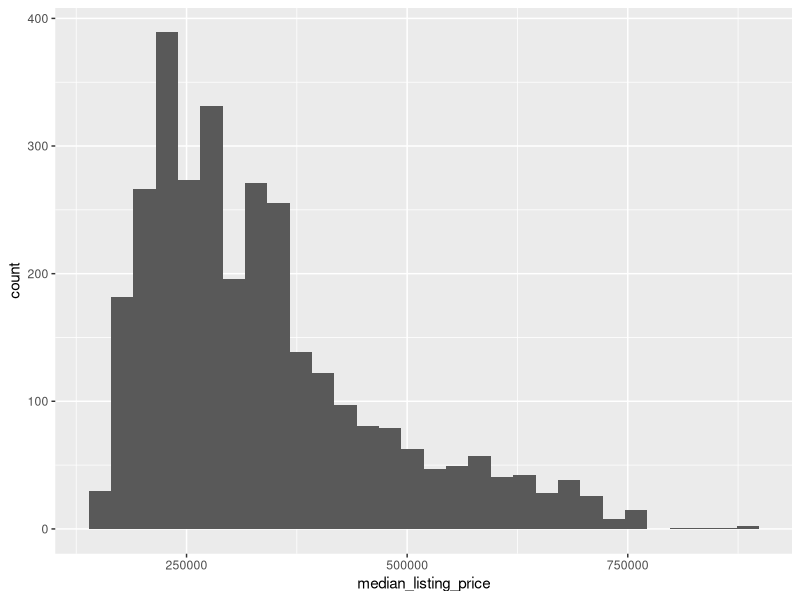
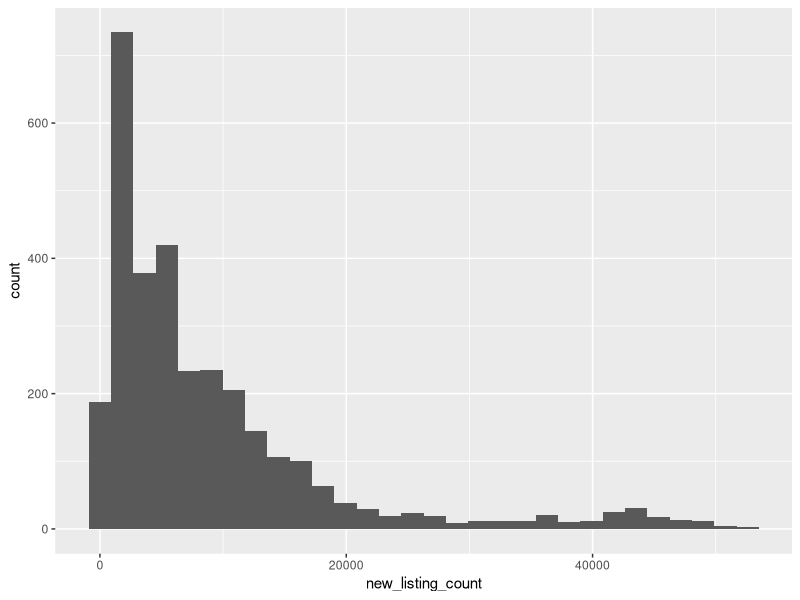
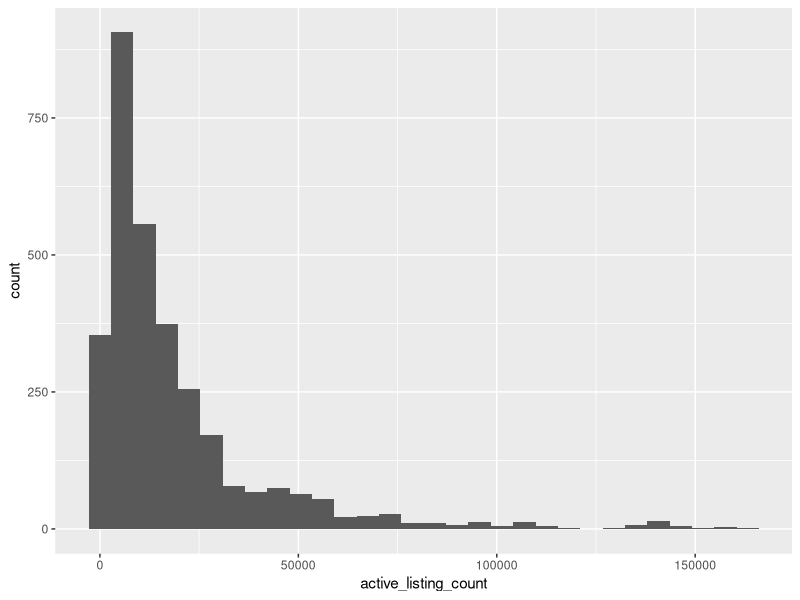
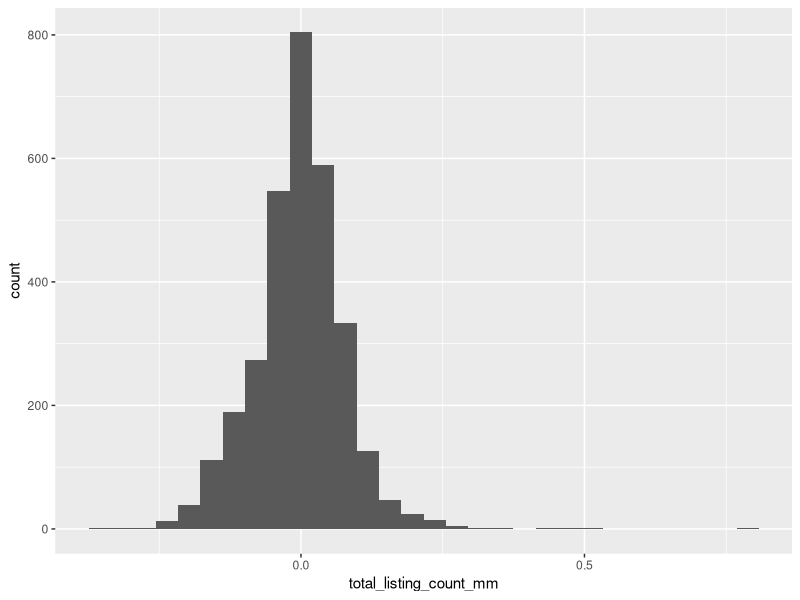
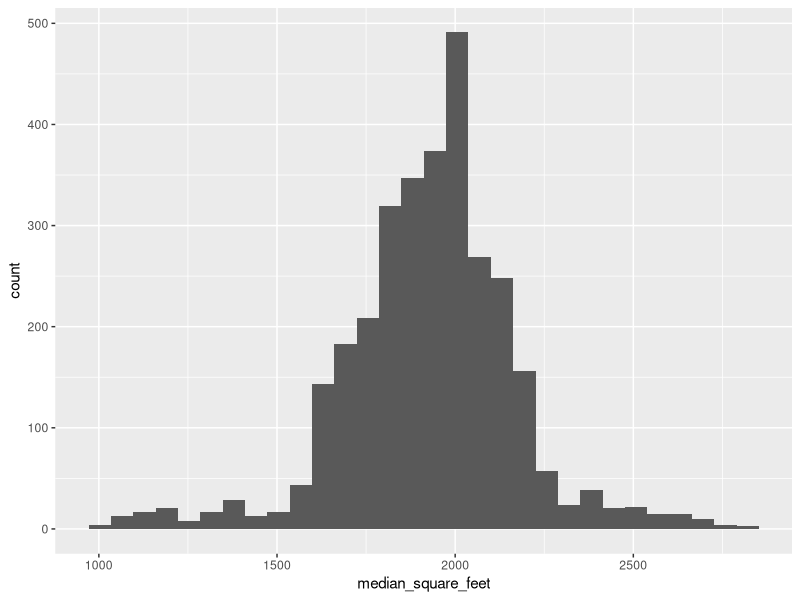
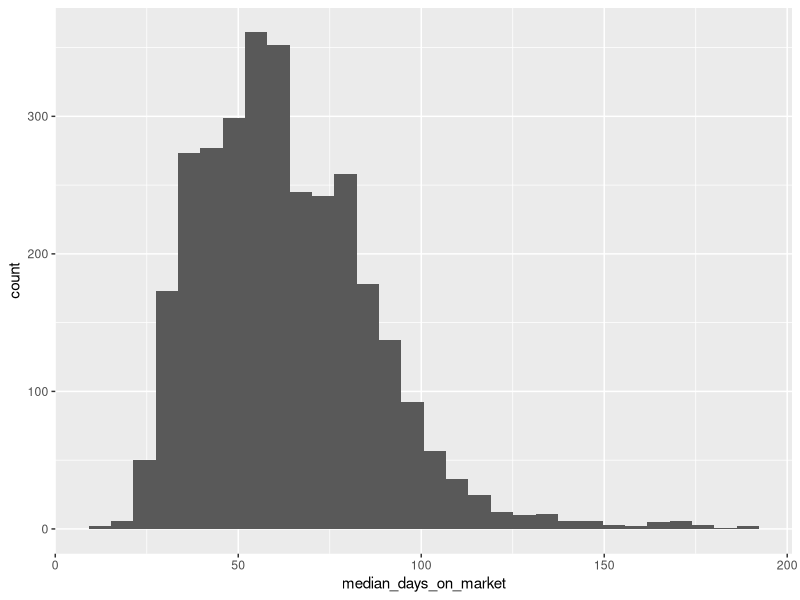
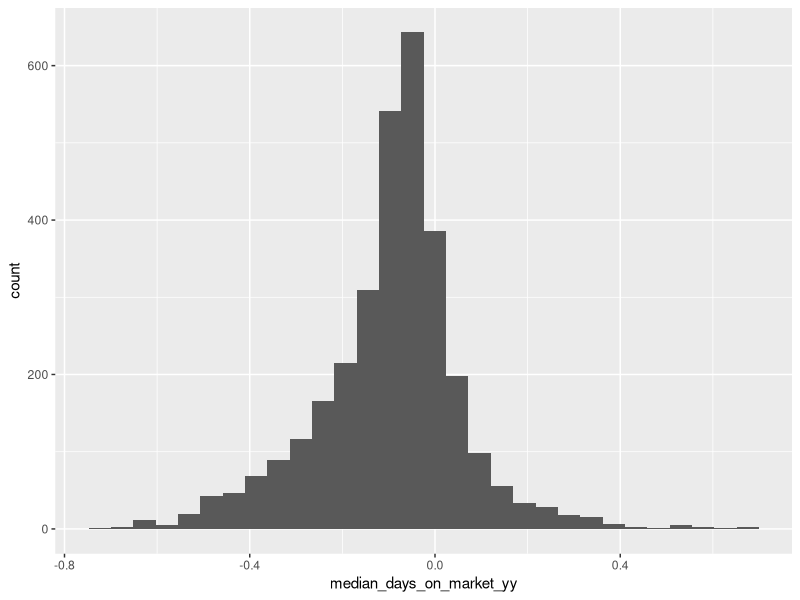
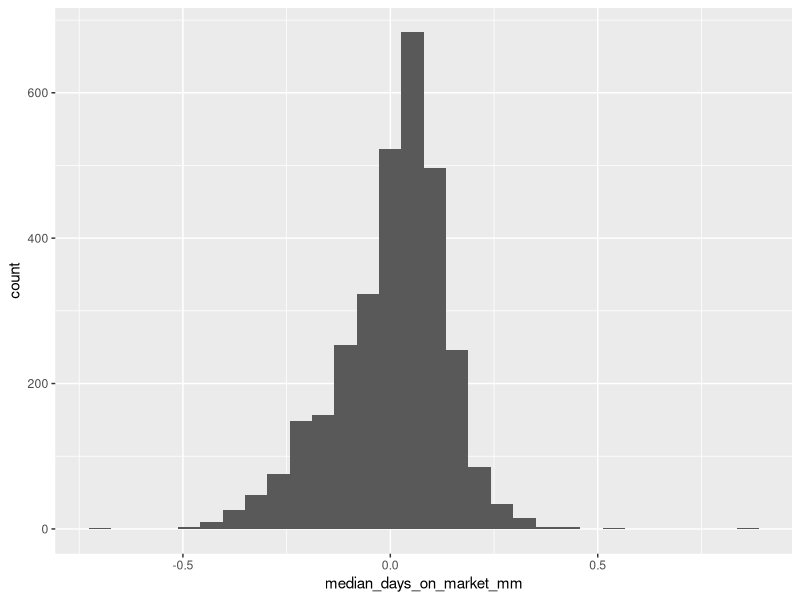

The R source for these figures, in order:
## ---- chunk 1
knitr::opts_chunk$set(echo=TRUE, tidy.opts = list(width.cutoff = 70), tidy = TRUE)

library("zoo")
library("tidyverse")
library("semTools")

## ---- chunk 2
# import Realtor.com State data
RDC.State <- read.csv("RDC_Inventory_Core_Metrics_State_History.csv")

# examine data
summary(RDC.State)
str(RDC.State)

# re code variable data types, remove NAs
RDC.State.Cleaned <- RDC.State %>%
  na.omit(RDC.State) %>%
  mutate(pending_ratio_mm = as.numeric(pending_ratio_mm)) %>%
  mutate(pending_ratio_yy = as.numeric(pending_ratio_yy)) %>%
  mutate(month_date_yyyymm = as.Date(paste0(month_date_yyyymm, '01'), format= '%Y%m%d'))

# re-examine data for changes
str(RDC.State.Cleaned)
## ---- chunk 3
# median_listing_price
mean(RDC.State.Cleaned$median_listing_price)
# 335709.5
median(RDC.State.Cleaned$median_listing_price)
# 299900

RDC.State.Cleaned %>%
  ggplot(aes(x = median_listing_price)) +
  geom_histogram()

skew(RDC.State.Cleaned$median_listing_price)
kurtosis(RDC.State.Cleaned$median_listing_price)
# The distribution is leptokurtic and right-skewed.
var(RDC.State.Cleaned$median_listing_price)
# 17404378815
sd(RDC.State.Cleaned$median_listing_price)
# 131925.7
range(RDC.State.Cleaned$median_listing_price)
# 145450 879500
IQR(RDC.State.Cleaned$median_listing_price)
# 158428



# new_listing_count
mean(RDC.State.Cleaned$new_listing_count)
# 8892.358
median(RDC.State.Cleaned$new_listing_count)
# 5564

RDC.State.Cleaned %>%
  ggplot(aes(x = new_listing_count)) +
  geom_histogram()

skew(RDC.State.Cleaned$new_listing_count)
kurtosis(RDC.State.Cleaned$new_listing_count)
# The distribution is right-skewed with a z-value of 56.305.

var(RDC.State.Cleaned$new_listing_count)
# 98294305
sd(RDC.State.Cleaned$new_listing_count)
# 9914.348
range(RDC.State.Cleaned$new_listing_count)
# 280 52876
IQR(RDC.State.Cleaned$new_listing_count)
# 9018



# active_listing_count
mean(RDC.State.Cleaned$active_listing_count)
# 19032.82
median(RDC.State.Cleaned$active_listing_count)
# 11189.5

RDC.State.Cleaned %>%
  ggplot(aes(x = active_listing_count)) +
  geom_histogram()

skew(RDC.State.Cleaned$active_listing_count)
kurtosis(RDC.State.Cleaned$active_listing_count)
# The distribution is right-skewed with a z-value of 65.12663392  

var(RDC.State.Cleaned$active_listing_count)
# 536829827
sd(RDC.State.Cleaned$active_listing_count)
# 23169.59
range(RDC.State.Cleaned$active_listing_count)
# 718 163956
IQR(RDC.State.Cleaned$active_listing_count)
# 17574.25



# total_listing_count_mm
mean(RDC.State.Cleaned$total_listing_count_mm)
# 0.002979329
median(RDC.State.Cleaned$total_listing_count_mm)
# -2e-04

RDC.State.Cleaned %>%
  ggplot(aes(x = total_listing_count_mm)) +
  geom_histogram()

skew(RDC.State.Cleaned$total_listing_count_mm)
kurtosis(RDC.State.Cleaned$total_listing_count_mm)
# The distribution is leptokurtic with a z-value of 83.7834.
var(RDC.State.Cleaned$total_listing_count_mm)
# 0.006501548
sd(RDC.State.Cleaned$total_listing_count_mm)
# 0.08063218
range(RDC.State.Cleaned$total_listing_count_mm)
# -0.3557  0.7868
IQR(RDC.State.Cleaned$total_listing_count_mm)
# 0.08505



# median_square_feet
mean(RDC.State.Cleaned$median_square_feet)
# 1926.552
median(RDC.State.Cleaned$median_square_feet)
# 1941

RDC.State.Cleaned %>%
  ggplot(aes(x = median_square_feet)) +
  geom_histogram()

skew(RDC.State.Cleaned$median_square_feet)
kurtosis(RDC.State.Cleaned$median_square_feet)
# The distribution is leptokurtic, but not skewed.
var(RDC.State.Cleaned$median_square_feet)
# 58789.32
sd(RDC.State.Cleaned$median_square_feet)
# 242.4651
range(RDC.State.Cleaned$median_square_feet)
# 990 2808
IQR(RDC.State.Cleaned$median_square_feet)
# 258


# median_days_on_market
mean(RDC.State.Cleaned$median_days_on_market)
# 63.30511
median(RDC.State.Cleaned$median_days_on_market)
# 60

RDC.State.Cleaned %>%
  ggplot(aes(x = median_days_on_market)) +
  geom_histogram()

skew(RDC.State.Cleaned$median_days_on_market)
kurtosis(RDC.State.Cleaned$median_days_on_market)

var(RDC.State.Cleaned$median_days_on_market)
# 571.6432
sd(RDC.State.Cleaned$median_days_on_market)
# 23.90906
range(RDC.State.Cleaned$median_days_on_market)
# 14 191
IQR(RDC.State.Cleaned$median_days_on_market)
# 32



# median_days_on_market_yy
mean(RDC.State.Cleaned$median_days_on_market_yy)
# -0.08939443
median(RDC.State.Cleaned$median_days_on_market_yy)
# -0.087

RDC.State.Cleaned %>%
  ggplot(aes(x = median_days_on_market_yy)) +
  geom_histogram()

skew(RDC.State.Cleaned$median_days_on_market_yy)
kurtosis(RDC.State.Cleaned$median_days_on_market_yy)

var(RDC.State.Cleaned$median_days_on_market_yy)
# 0.0246584
sd(RDC.State.Cleaned$median_days_on_market_yy)
# 0.1570299
range(RDC.State.Cleaned$median_days_on_market_yy)
# -0.7064  0.6923
IQR(RDC.State.Cleaned$median_days_on_market_yy)
# 0.1518



# median_days_on_market_mm
mean(RDC.State.Cleaned$median_days_on_market_mm)
# 0.004394047
median(RDC.State.Cleaned$median_days_on_market_mm)
# 0.0208

RDC.State.Cleaned %>%
  ggplot(aes(x = median_days_on_market_mm)) +
  geom_histogram()

skew(RDC.State.Cleaned$median_days_on_market_mm)
kurtosis(RDC.State.Cleaned$median_days_on_market_mm)

var(RDC.State.Cleaned$median_days_on_market_mm)
# 0.01761392
sd(RDC.State.Cleaned$median_days_on_market_mm)
# 0.1327174
range(RDC.State.Cleaned$median_days_on_market_mm)
# -0.7097  0.8519
IQR(RDC.State.Cleaned$median_days_on_market_mm)
# 0.159225


# price_reduced_count
mean(RDC.State.Cleaned$price_reduced_count)
# 5323.327
median(RDC.State.Cleaned$price_reduced_count)
# 2748

RDC.State.Cleaned %>%
  ggplot(aes(x = price_reduced_count)) +
  geom_histogram()

skew(RDC.State.Cleaned$price_reduced_count)
kurtosis(RDC.State.Cleaned$price_reduced_count)
# The distribution is right-skewed with a z-value of 78.05508921.

var(RDC.State.Cleaned$price_reduced_count)
# 59079858
sd(RDC.State.Cleaned$price_reduced_count)
# 7686.342
range(RDC.State.Cleaned$price_reduced_count)
# 80 59600
IQR(RDC.State.Cleaned$price_reduced_count)
# 5269


# price_reduced_count_mm
mean(RDC.State.Cleaned$price_reduced_count_mm)
# 0.02318013
median(RDC.State.Cleaned$price_reduced_count_mm)
# 0.01285

RDC.State.Cleaned %>%
  ggplot(aes(x = price_reduced_count_mm)) +
  geom_histogram()

skew(RDC.State.Cleaned$price_reduced_count_mm)
kurtosis(RDC.State.Cleaned$price_reduced_count_mm)
# The distribution is symmetrical and leptokurtic.

var(RDC.State.Cleaned$price_reduced_count_mm)
# 0.05873634
sd(RDC.State.Cleaned$price_reduced_count_mm)
# 0.2423558
range(RDC.State.Cleaned$price_reduced_count_mm)
# -0.7548  2.8261
IQR(RDC.State.Cleaned$price_reduced_count_mm)
# 0.254425

## ---- chunk 4
# evaluating the mean of the median price by state
median_price_groupby_state <- aggregate(RDC.State.Cleaned$median_listing_price, list(RDC.State.Cleaned$state), median)
colnames(median_price_groupby_state) <- c("state", "median_price")

# looking at the top 6 states median price
top_median_price_groupby_state <- median_price_groupby_state[order(-median_price_groupby_state$median_price),]
head(top_median_price_groupby_state)

# looking at the bottom 6 states by median price
bottom_median_price_groupby_state <- median_price_groupby_state[order(median_price_groupby_state$median_price),]
head(bottom_median_price_groupby_state)


# evaluating median of active listing count by state
median_active_listing_groupby_state <- aggregate(RDC.State.Cleaned$active_listing_count, list(RDC.State.Cleaned$state), median)
colnames(median_active_listing_groupby_state) <- c("state", "median_active_listing_count")

# top 6 states by median active listing count
top_median_active_listing_groupby_state <- median_active_listing_groupby_state[order(-median_active_listing_groupby_state$median_active_listing_count),]
head(top_median_active_listing_groupby_state)

# bottom 6 states by median active listing count
bottom_median_active_listing_groupby_state <- median_active_listing_groupby_state[order(median_active_listing_groupby_state$median_active_listing_count),]
head(bottom_median_active_listing_groupby_state)


# evaluating mean square feet by state
median_sqft_bystate <- aggregate(RDC.State.Cleaned$median_square_feet, list(RDC.State.Cleaned$state), median)
colnames(median_sqft_bystate) <- c("state", "median_sqft")

# top 6 states by mean square feet
top_median_sqft_bystate <- median_sqft_bystate[order(-median_sqft_bystate$median_sqft),]
head(top_median_sqft_bystate)

# bottom 6 states by mean square feet
bottom_median_sqft_bystate <- median_sqft_bystate[order(median_sqft_bystate$median_sqft),]
head(bottom_median_sqft_bystate)

# evaluating median price by date
median_price_bydate <- aggregate(RDC.State.Cleaned$median_listing_price, list(RDC.State.Cleaned$month_date_yyyymm), median)
colnames(median_price_bydate) <- c("date", "median_price")

# top 6 year-month by date
top_median_price_bydate <- median_price_bydate[order(-median_price_bydate$median_price),]
head(top_median_price_bydate)

# bottom 6 year-month by date
bottom_median_price_bydate <- median_price_bydate[order(median_price_bydate$median_price),]
head(bottom_median_price_bydate)


Yr2022.State <- RDC.State.Cleaned %>%
  filter(month_date_yyyymm > "2021-01-01")

Hawaii.2021 <- RDC.State.Cleaned %>%
  filter(state == "hawaii") %>%
  filter(month_date_yyyymm > "2021-01-01")

Hawaii <- RDC.State.Cleaned %>%
  filter(state == "hawaii")

Alaska <- RDC.State.Cleaned %>%
  filter(state == "alaska")

Virginia <- RDC.State.Cleaned %>%
  filter(state == "virginia")
## ---- chunk 5
ActiveListCountmm.MedListPrice.Scatter <- RDC.State.Cleaned %>%
  ggplot(aes(x = active_listing_count_mm, y = median_listing_price)) + geom_point() + stat_smooth(method = "lm") + ggtitle("Active Listing Count MM vs Median Listing Price")
ActiveListCountmm.MedListPrice.Scatter
# This scatter plot with a regression line shows the relationship between change in active listing count from the previous month to the median listing price. While there doesn't seem to have a significant relationship looking at the plot, the trend line suggest a positive correlation.

ActiveListCount.MedListPrice.Scatter <- RDC.State.Cleaned %>%
  ggplot(aes(x = active_listing_count, y = median_listing_price)) + geom_point() + stat_smooth(method = "lm") + ggtitle("Active Listing Count vs Median Listing Price")
ActiveListCount.MedListPrice.Scatter
# This scatter plot with a regression line shows the relationship between active listing count and median listing price. This plot shows little to no correlation. The trend line appears to have little to no slope.

ListPrice.SqFt.Scatter <- RDC.State.Cleaned %>%
  ggplot(aes(x = median_square_feet, y = median_listing_price)) + geom_point() + stat_smooth(method = "lm") + ggtitle("Median Square Feet vs Median Listing Price")
ListPrice.SqFt.Scatter
# This scatter plot with a regression line shows the relationship between median listing price and median square feet. There seems to be little to correlation, but the trend line slope shows a slightly negative relationship.

State.SqFt.Bar <- top_median_sqft_bystate %>%
  ggplot(aes(reorder(state, -median_sqft), median_sqft)) + geom_bar(stat = "identity", position = "dodge")
State.SqFt.Bar + theme(axis.text.x = element_text(angle = 90, vjust = 0.5, hjust=1)) + ggtitle("Median Square Feet by State") + xlab("State") + ylab("Median Square Feet")
# This bar chart shows median square feet by state. Utah has the highest square feet.

State.MedPrice.Bar <- top_median_price_groupby_state %>%
  ggplot(aes(reorder(state, -median_price), median_price)) + geom_bar(stat = "identity", position = "dodge")
State.MedPrice.Bar + theme(axis.text.x = element_text(angle = 90, vjust = 0.5, hjust=1)) + ggtitle("Median Listing Price by State") + xlab("State") + ylab("Median Listing Price")
# This bar chart shows Median Listing Price by State in Descending order by listing price. Hawaii and DC have the highest listing prices.

Date.Price.Bar <- top_median_price_bydate %>%
  ggplot(aes(x = date, y = median_price)) + geom_bar(stat = "identity", position = "dodge")
Date.Price.Bar + theme(axis.text.x = element_text(angle = 90, vjust = 0.5, hjust=1)) + ggtitle("Median Listing Price by Year") + xlab("Date") + ylab("Median Price")
# This bar chart shows the relationship between Date-time by Year-Month and Median Price.

Hawaii.SqFt.Scatter <- Hawaii %>%
  ggplot(aes(x = median_square_feet, y = median_listing_price)) + geom_point() + stat_smooth(method = "lm") + ggtitle("Hawaii Listing Price vs Square Feet")
Hawaii.SqFt.Scatter
# This scatter plot shows the relationship between listing price and square feet in listing in Hawaii.

Alaska.SqFt.Scatter <- Alaska %>%
  ggplot(aes(x = median_square_feet, y = median_listing_price)) + geom_point() + stat_smooth(method = "lm") + ggtitle("Alaska Listing Price vs Square Feet")
Alaska.SqFt.Scatter
# This scatter plot shows the relationship between listing price and square feet in listing in Alaska.

Virginia.SqFt.Scatter <- Virginia %>%
  ggplot(aes(x = median_square_feet, y = median_listing_price)) + geom_point() + stat_smooth(method = "lm") + ggtitle("Virginia Listing Price vs Square Feet")
Virginia.SqFt.Scatter 
# This scatter plot shows the relationship between listing price and square feet in listing in Virginia.
## ---- chunk 6
# Step 1:
# H0: All population means of median listing price are equal among states.
# HA: Not all population means of median listing price are equal among states.

# Steps 2 and 3:
oneway.test(median_listing_price ~ state, RDC.State.Cleaned, var.equal = TRUE)

# Steps 4 and 5:
# The F-test statistic is 380.9 with an associated p-value of < 2.2e-16, which is less than our alpha of .05. This p-value suggests that reject the null hypothesis in support of the alternative and conclude that median listing prices are not equal across states.

pairwise.t.test(RDC.State.Cleaned$median_listing_price, RDC.State.Cleaned$state, p.adj = "bonf")
# A vast majority of the state comparisons at a p-value < 2e-16, meaning that there are differences in median listing price. Although Alaska-Delaware, DC-California, Florida-Arizona, and others suggest that there are no differences in median listing price.
## ---- chunk 7
# Step 1:
# H0: All population means of median listing price are equal
# HA: Not all population means of median listing price are equal

# Steps 2 and 3:
oneway.test(median_listing_price ~ month_date_yyyymm, RDC.State.Cleaned, var.equal = TRUE)

# Steps 4 and 5:
# The F-test statistic is 5.3877 with an associated p-value of < 2.2e-16, which is less than our alpha of .05. This p-value suggests that reject the null hypothesis in support of the alternative.

# Step 6:
pairwise.t.test(RDC.State.Cleaned$median_listing_price, RDC.State.Cleaned$month_date_yyyymm, p.adj = "bonf")
# Evaluating the results of the Bonferroni test shows only 1s, which means there is no evidence to reject the null hypothesis. Therefore we should retain the null hypothesis.
## ---- chunk 8
# Define null and alternative hypothesis
# H0: The slope of the line is equal to zero.
# HA: The slope of the line is not equal to zero.

# Fit linear model
MedListPrice.ActiveListCt.lmtest <- lm(median_listing_price ~ active_listing_count, data = RDC.State.Cleaned)
summary(MedListPrice.ActiveListCt.lmtest)

## ---- chunk 9
# Define null and alternative hypothesis
# H0: The slope of the line is equal to zero.
# HA: The slope of the line is not equal to zero.

# Fit linear model
MedListPrice.DaysOnMarket.lmtest <- lm(median_listing_price ~ median_days_on_market, data = RDC.State.Cleaned)
summary(MedListPrice.DaysOnMarket.lmtest)


# Correlation test
cor.test(RDC.State.Cleaned$median_listing_price, RDC.State.Cleaned$median_days_on_market)
# A correlation of -0.3725 shows that there is a weak negative correlation. There is a relationship between the two variables.
## ---- chunk 10
# Define null and alternative hypothesis
# H0: The slope of the line is equal to zero.
# HA: The slope of the line is not equal to zero.

# Fit linear model
MedListPrice.MedSqFt.lmtest <- lm(median_listing_price ~ median_square_feet, data = RDC.State.Cleaned)
summary(MedListPrice.MedSqFt.lmtest)
